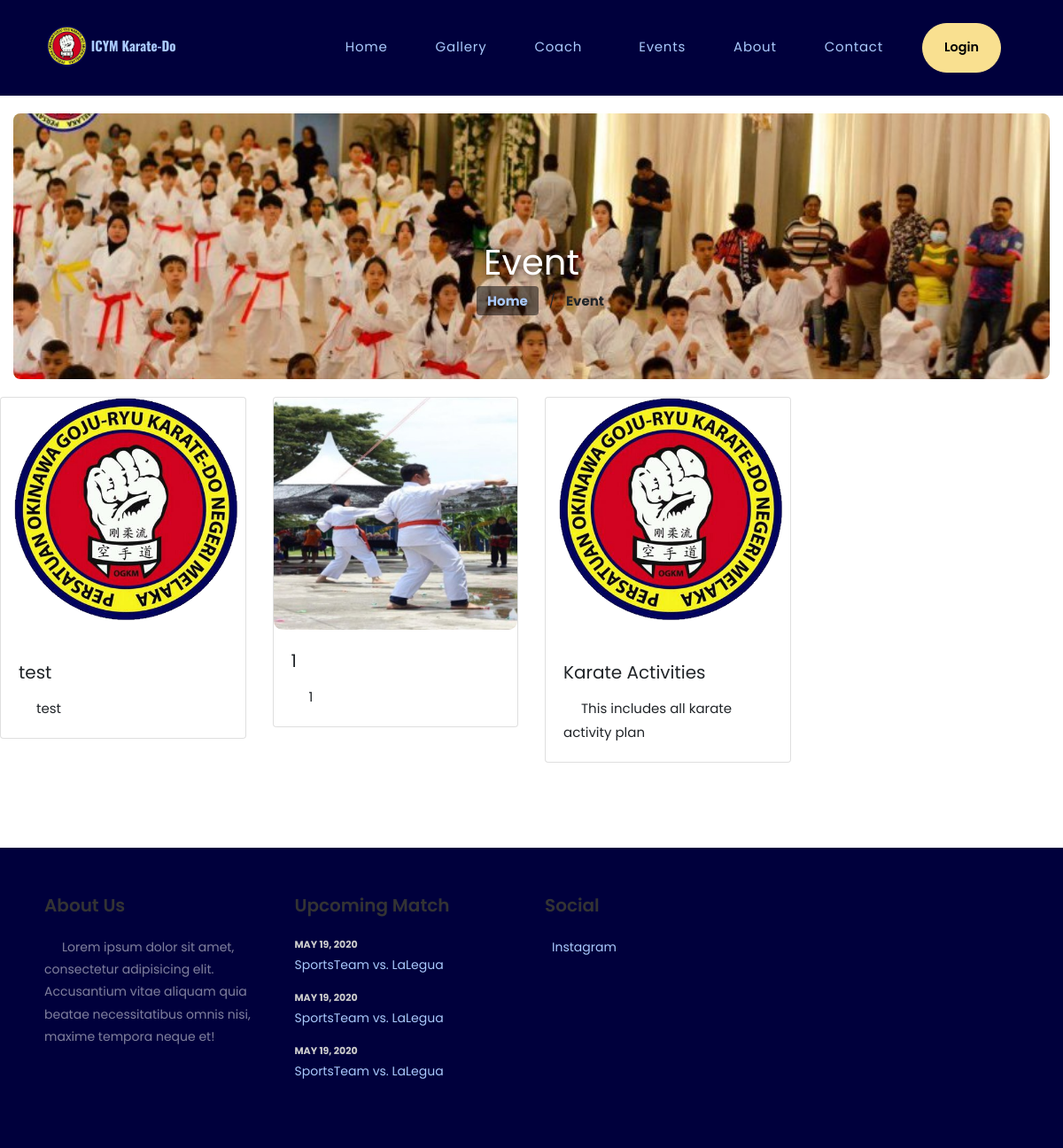
/events.php, run on an earlier commit of the app's database.
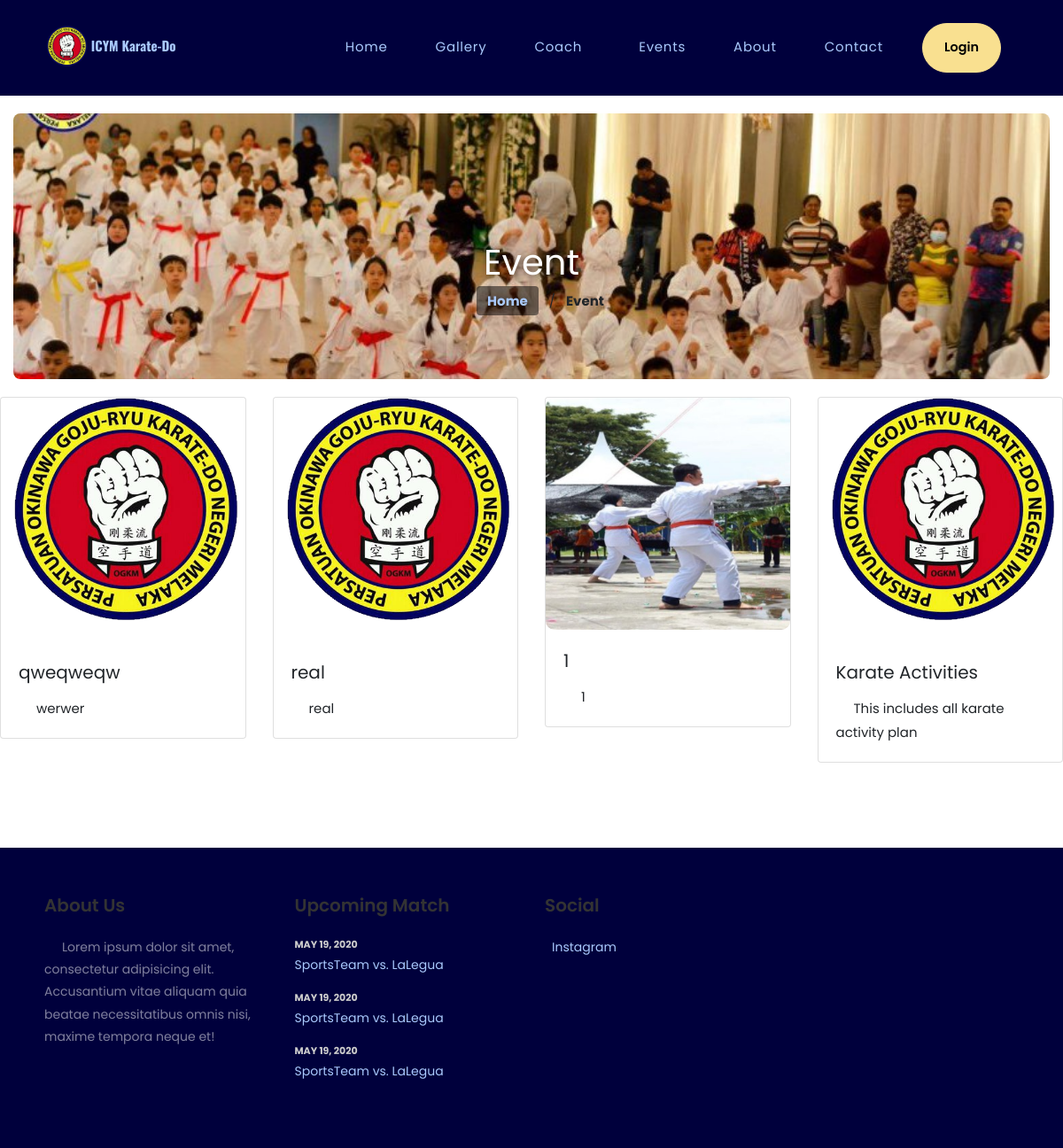
And on a later commit of the database.
### tables this page shows
CREATE TABLE `plan` (
  `planid` varchar(8) NOT NULL,
  `planName` varchar(20) NOT NULL,
  `description` varchar(200) NOT NULL,
  `planType` varchar(50) NOT NULL,
  `startDate` varchar(50) NOT NULL,
  `endDate` varchar(50) NOT NULL,
  `duration` int(50) NOT NULL,
  `validity` varchar(20) NOT NULL DEFAULT 'Lifetime',
  `amount` int(10) NOT NULL DEFAULT 0,
  `active` varchar(255) NOT NULL
);

CREATE TABLE `images` (
  `imageid` varchar(200) NOT NULL,
  `adminid` varchar(20) DEFAULT NULL,
  `userid` varchar(20) DEFAULT NULL,
  `staffid` varchar(20) DEFAULT NULL,
  `planid` varchar(8) DEFAULT NULL,
  `image_path` varchar(255) DEFAULT 'placeholder.jpg',
  `uploaded_at` timestamp NOT NULL DEFAULT current_timestamp()
);

### important_include.php (called while the page is built)
<?php
require 'loginModal/index.php';
?>

### events.php (the view, shortened to what this page needs)
<!DOCTYPE html>
<html lang="en">
  <head>
    <link rel="stylesheet" href="fonts/icomoon/style.css">
    <link rel="stylesheet" href="css/jquery.fancybox.min.css">
    <link rel="stylesheet" href="css/jquery-ui.css">
    <link rel="stylesheet" href="css/owl.carousel.min.css">
    <link rel="stylesheet" href="css/owl.theme.default.min.css">
    <link rel="stylesheet" href="css/animate.css">
    <link rel="stylesheet" href="fonts/flaticon/font/flaticon.css">
	<link rel="stylesheet" href="css/customBanner.css?v=<?php echo time(); ?>">
<link rel="stylesheet" href="https://stackpath.bootstrapcdn.com/bootstrap/4.5.2/css/bootstrap.min.css">
    <link rel="stylesheet" href="css/aos.css">
    <link rel="stylesheet" href="css/homepagestyle.css">
  </head>
  <body>
  <div>
<?php
require('header.php');
?>
<div class="container-fluid">
  <section class="custom-hero-section" aria-label="Gallery Hero Section">
    <div class="row">
      <div class="col-lg-12">
        <div class="custom-hero-image" role="img" aria-label="Karate background" data-stellar-background-ratio="0.5">
          <div class="custom-hero-contents text-center">
            <h2 class="custom-hero-title">Event</h2>
            <nav aria-label="breadcrumb">
              <p>
                <a href="index.php" class="custom-breadcrumb-link">Home</a>
                <span class="mx-2">/</span>
                <strong>Event</strong>
              </p>
            </nav>
          </div>
        </div>
      </div>
    </div>
  </section>
</div>
<?php
require 'include/db_conn.php';
$query = "SELECT * FROM plan WHERE active = 'yes'";
$result = mysqli_query($con, $query);
if (mysqli_num_rows($result) > 0):
?>
<div class="row mb-5">
<?php
while ($plan = mysqli_fetch_assoc($result)):
  $planid = mysqli_real_escape_string($con, $plan['planid']);
  $image_query = "SELECT image_path FROM images WHERE planid = '$planid' LIMIT 1";
  $image_result = mysqli_query($con, $image_query);
  $image_path = ($image_result && mysqli_num_rows($image_result) > 0) ? 'dashboard/admin/' . mysqli_fetch_assoc($image_result)['image_path'] : 'images/default_plan_image.jpg';
?>
  <div class="col-sm-6 col-md-4 col-lg-3 mb-5">
    <div class="card">
      <img src="<?php echo $image_path; ?>" alt="Plan Image" class="card-img-top">
      <div class="card-body">
        <h5 class="card-title"><?php echo $plan['planName']; ?></h5>
        <p class="card-text"><?php echo $plan['description']; ?></p>
      </div>
    </div>
  </div>
<?php endwhile; ?>
</div>
<?php else: ?>
  <p>No plans available at the moment.</p>
<?php endif; ?>
  </body>
</html>
<?php
require 'important_include.php';
?>

### header.php (shortened to what this page needs)
<!DOCTYPE html>
<html lang="en">
<head>
    <link rel="stylesheet" href="fonts/icomoon/style.css">
    <link rel="stylesheet" href="css/bootstrap.min.css">
    <link rel="stylesheet" href="css/jquery.fancybox.min.css">
    <link rel="stylesheet" href="css/jquery-ui.css">
    <link rel="stylesheet" href="css/owl.carousel.min.css">
    <link rel="stylesheet" href="css/owl.theme.default.min.css">
    <link rel="stylesheet" href="css/animate.css">
    <link rel="stylesheet" href="fonts/flaticon/font/flaticon.css">
    <link rel="stylesheet" href="css/aos.css">
    <link rel="stylesheet" href="css/homepagestyle.css">
    <link href="https://stackpath.bootstrapcdn.com/bootstrap/4.5.2/css/bootstrap.min.css" rel="stylesheet">
</head>
<body>
    <div>
        <div style="background-color:#00003c" class="row no-gutters site-navbar align-items-center py-3">
            <div class="col-6 col-lg-2 site-logo">
                <img src="images/logok.png" alt="" height="50" class="logo" />
                <a style="font-size:15px; color: #a9c9fc!important;" href="index.php">ICYM Karate-Do</a>
            </div>
            <div class="col-6 col-lg-10 text-right menu">
                <nav class="site-navigation text-right text-md-right">
                    <ul class="site-menu js-clone-nav d-none d-lg-block">
                        <li><a href="index.php">Home</a></li>
                        <li><a href="gallery.php">Gallery</a></li>
                        <li class="has-children">
                            <a href="players.php">Coach</a>
                        </li>
                        <li><a href="events.php">Events</a></li>
                        <li><a href="about.php">About</a></li>
                        <li><a href="contact.php">Contact</a></li>
                        <?php
if (isset($_SESSION['user_data']) && isset($_SESSION['logged'])) {
  $profile_pic = $_SESSION['profile_pic'];
  $username = $_SESSION['username'];
  $dashboard_link = '';
  $logout_link = '';
  if ($_SESSION['authority'] == 'admin') {
      $dashboard_link = 'dashboard/admin/';
      $logout_link = 'dashboard/admin/logout.php';
  } elseif ($_SESSION['authority'] == 'member') {
      $dashboard_link = 'dashboard/member/';
      $logout_link = 'dashboard/member/logout.php';
  }
  echo "
  <li class='nav-item'>
      <div class='user-info d-flex align-items-center'>
          <button class='btn btn-primary btn-sm px-2 py-1 d-flex align-items-center' id='dropdownButton'>
              <img src='$dashboard_link$profile_pic' alt='' class='img-fluid' style='height: 40px; width: 40px; border-radius: 50%; object-fit: cover;'/>
              <span class='username ml-2'>$username</span>
          </button>
          <ul class='dropdown__items' id='dropdownItems'>
              <li><a class='not' href='$dashboard_link'>Dashboard</a></li>
              <li><a class='not' href='$logout_link'>Log Out</a></li>
          </ul>
      </div>
  </li>
  <svg>
      <filter id='goo'>
          <feGaussianBlur in='SourceGraphic' stdDeviation='10' result='blur'/>
          <feColorMatrix in='blur' type='matrix' values='1 0 0 0 0  0 1 0 0 0  0 0 1 0 0  0 0 0 18 -7' result='goo'/>
          <feBlend in='SourceGraphic' in2='goo'/>
      </filter>
  </svg>";
} else {
  echo "
  <li class='nav-item'>
      <button type='button' class='btn btn-primary btn-sm px-4 py-3' data-toggle='modal' data-target='#exampleModalCenter'>
          Login
      </button>
  </li>";
}
?>
                    </ul>
                </nav>
            </div>
        </div>
    </div>
</body>
</html>

### loginModal/index.php (shortened to what this page needs)
<!doctype html>
<html lang="en">
  <head>
		<link rel="stylesheet" href="css/ionicons.min.css">
		<link rel="stylesheet" href="css/modalstyle.css">
  </head>
  <body>
  </body>
</html>

### css/customBanner.css (style rules this page uses)
.custom-hero-section { background-color: #fff; padding: 20px 0; }
.custom-hero-image { background-image: url('../images/karate_main.jpg'); background-size: cover; background-position: center; height: 300px; display: flex; align-items: center; justify-content: center; border-radius: 8px; overflow: hidden; }
.custom-hero-contents { padding-top: 80px; }
.custom-hero-title { font-size: 2.5rem; color: #fff; text-shadow: 2px 2px 8px rgba(0, 0, 0, 0.7); margin: 0; }
.custom-breadcrumb-link { color: #fff !important; text-shadow: 2px 2px 6px rgba(0, 0, 0, 0.7); background-color: rgba(0, 0, 0, 0.5); padding: 6px 12px; border-radius: 4px; text-decoration: none !important; font-weight: bold; transition: background-color 0.3s ease-in-out; }

### css/homepagestyle.css (style rules this page uses)
body { line-height: 1.7; font-weight: 400; font-size: 1rem; font-family: -apple-system, BlinkMacSystemFont, "Segoe UI", Roboto, "Helvetica Neue", Arial, "Noto Sans", sans-serif, "Apple Color Emoji", "Segoe UI Emoji", "Segoe UI Symbol", "Noto Color Emoji"; background: #222831; }
h1, h2, h3, h4, h5, h6, .site-logo { font-family: 'Oswald', sans-serif; }
a { -webkit-transition: .3s all ease; -o-transition: .3s all ease; transition: .3s all ease; }
.btn { position: relative; top: 0; }
.btn.btn-sm { font-size: 0.9rem; }
.btn.btn-primary { color: #fff; }
.site-navbar { margin-bottom: 0px; background: #FFDC3D; padding-left: 50px; padding-right: 50px; border-bottom: none; position: relative; z-index: 99; }
.site-navbar .site-logo { font-weight: 200; }
.site-navbar .site-logo a { font-weight: 200; font-size: 25px; font-weight: 700; color: #000; }
.site-navbar .site-navigation .site-menu { margin-bottom: 0; margin-left: 0; padding-left: 0; }
.site-navbar .site-navigation .site-menu a { text-decoration: none !important; display: inline-block; }
.site-navbar .site-navigation .site-menu > li { display: inline-block; padding: 10px 5px; }
.site-navbar .site-navigation .site-menu > li > a { padding: 10px 10px; letter-spacing: .05em; color: rgba(0, 0, 0, 0.6); text-decoration: none !important; }
.site-navbar .site-navigation .site-menu > li:last-child { padding-right: 0; }
.site-navbar .site-navigation .site-menu .has-children { position: relative; }
.site-navbar .site-navigation .site-menu .has-children > a { position: relative; padding-right: 20px; }
.site-navbar .site-navigation .site-menu .has-children > a:before { position: absolute; content: "\e313"; font-size: 16px; top: 50%; right: 0; -webkit-transform: translateY(-50%); -ms-transform: translateY(-50%); transform: translateY(-50%); font-family: 'icomoon'; }
.site-mobile-menu .site-nav-wrap { padding: 0; margin: 0; list-style: none; position: relative; }
.site-mobile-menu .site-nav-wrap a { padding: 10px 20px; display: block; position: relative; color: #000; }
.site-mobile-menu .site-nav-wrap li { position: relative; display: block; }
.site-mobile-menu .site-nav-wrap > li { display: block; position: relative; float: left; width: 100%; }
.site-mobile-menu .site-nav-wrap > li > a { padding-left: 20px; font-size: 20px; }
.footer { font-size: 14px; }
.footer .footer-inner { background: #293A8E; padding: 50px; }
.widget h3 { font-size: 20px; color: #fff; margin-bottom: 20px; }
.widget p { color: rgba(255, 255, 255, 0.5); }
.widget .links li { margin-bottom: 15px; }
.widget .links li a { color: #fff; }
.widget .links li a span { color: #ccc; font-size: 11px; font-weight: 700; text-transform: uppercase; }
.social li { margin-bottom: 10px; }
.social li a { color: #fff; }

### header.php (style rules this page uses)
a:not(.not) { color: #a9c9fc!important; }
p { text-indent: 20px; }
img:not(.logo) { transition: transform 0.3s ease, box-shadow 0.3s ease; border-radius: 10px; width: 100%; height: auto; }
.menu { list-style-type: none; padding: 0; margin: 0; }
.menu li { display: inline-block; margin-right: 20px; }
.menu a { text-decoration: none; padding: 10px 15px; color: #343a40; transition: transform 0.3s ease !important; }
body { background-image: linear-gradient(140deg, #e2e2e2, #cdcdcd); display: grid; place-items: center; font-family: "Lato", Arial, sans-serif; height: 100vh; margin: 0; }
* { box-sizing: border-box; }

### loginModal/index.php (style rules this page uses)
h3 { font-family: 'Poppins', sans-serif !important; font-weight: 600 !important; color: #333 !important; }
.btn-primary { background-color: #007bff !important; border-color: #007bff !important; font-family: 'Poppins', sans-serif !important; font-weight: 600 !important; }

What changed in the data, as far as the page shows it:
changed plan: planName "test" → "qweqweqw"; description "test" → "werwer"
added plan: planName "real", description "real"
